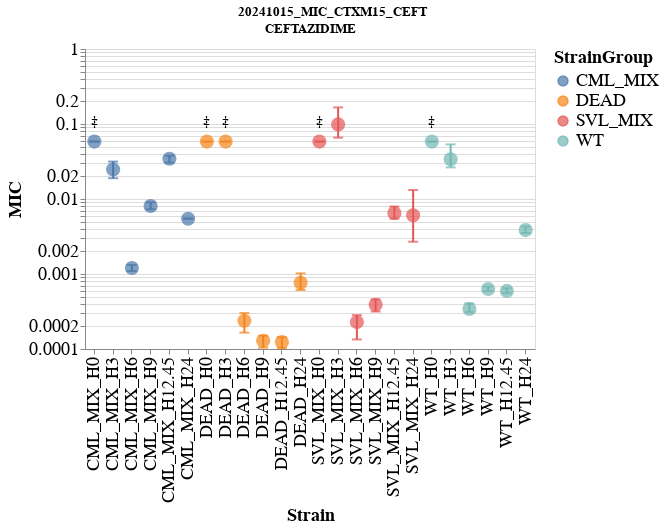

Notebook code for this chart:
### Markdown cell above
### MIC combined plot

### Code cell
final_chart = alt.hconcat()
for drug in sorted(growth_features['Antibiotic'].unique()):
    filtered_growth_features = growth_features[cols_to_export]
    filtered_growth_features = filtered_growth_features.query(f'Antibiotic == "{drug}" & Status == "PASS"')
    filtered_growth_features['StrainGroup'] = filtered_growth_features['Strain'].str.extract(r'^(.*)_[^_]*$')
    filtered_growth_features['Timepoint'] = filtered_growth_features['Strain'].str.extract(r'[hH]([-+]?\d*\.\d+|[-+]?\d+\.?\d*)$').astype(float)
    filtered_growth_features.sort_values(by=['StrainGroup', 'Timepoint'], inplace=True)
    strain_order = filtered_growth_features['Strain'].unique().tolist()

    base = alt.Chart(filtered_growth_features).encode(
        x=alt.X('Strain', sort=strain_order),
    ).properties(width=450, height=300)

    ic50 = base.mark_point(filled=True, size=200).encode(
        y=alt.Y('MIC:Q', scale=alt.Scale(type="log")),
        color='StrainGroup'
    )

    error_bars = base.mark_errorbar(ticks=True, size=10, thickness=2).encode(
        alt.Y("MIC_ci_lower:Q", scale=alt.Scale(type="log")).title('MIC'),
        alt.Y2("MIC_ci_upper:Q"),
        color='StrainGroup'
    )

    # Create a dagger symbol on the bars with insufficient_drug flag is true
    dagger = base.mark_text(align='center', baseline='middle', fontSize=14, color='black', fontWeight='bold', dy=-20, dx=0).encode(
        y=alt.Y('MIC:Q'),
        text=alt.condition(
            alt.datum.insufficient_drug, if_true=alt.value("‡"), if_false=alt.value("")
            )
    )

    layered_chart = alt.layer(ic50, error_bars, dagger).properties(title=drug)

    final_chart |= layered_chart
final_chart = final_chart.resolve_scale(y='independent').configure_axis(
    labelFontSize=18,
    titleFontSize=18,
).configure_title(
    fontSize=18,
    anchor='middle',
).configure_legend(
    titleFontSize=18,
    labelFontSize=18,
)

# set final chart title to experiment name, make it centered
final_chart.title = select_exp
final_chart = final_chart.configure_title(anchor='middle')
final_chart.show()

### Figure 1 — Vega-Lite specification as saved in the notebook (floating-point values rounded to 4 significant figures)
{"config": {"view": {"continuousWidth": 300, "continuousHeight": 300}, "axis": {"labelFontSize": 18, "titleFontSize": 18}, "legend": {"labelFontSize": 18, "titleFontSize": 18}, "title": {"anchor": "middle"}}, "hconcat": [{"layer": [{"mark": {"type": "point", "filled": true, "size": 200}, "encoding": {"color": {"field": "StrainGroup", "type": "nominal"}, "x": {"field": "Strain", "sort": ["CML_MIX_H0", "CML_MIX_H3", "CML_MIX_H6", "CML_MIX_H9", "CML_MIX_H12.45", "CML_MIX_H24", "DEAD_H0", "DEAD_H3", "DEAD_H6", "DEAD_H9", "DEAD_H12.45", "DEAD_H24", "SVL_MIX_H0", "SVL_MIX_H3", "SVL_MIX_H6", "SVL_MIX_H9", "SVL_MIX_H12.45", "SVL_MIX_H24", "WT_H0", "WT_H3", "WT_H6", "WT_H9", "WT_H12.45", "WT_H24"], "type": "nominal"}, "y": {"field": "MIC", "scale": {"type": "log"}, "type": "quantitative"}}}, {"mark": {"type": "errorbar", "size": 10, "thickness": 2, "ticks": true}, "encoding": {"color": {"field": "StrainGroup", "type": "nominal"}, "x": {"field": "Strain", "sort": ["CML_MIX_H0", "CML_MIX_H3", "CML_MIX_H6", "CML_MIX_H9", "CML_MIX_H12.45", "CML_MIX_H24", "DEAD_H0", "DEAD_H3", "DEAD_H6", "DEAD_H9", "DEAD_H12.45", "DEAD_H24", "SVL_MIX_H0", "SVL_MIX_H3", "SVL_MIX_H6", "SVL_MIX_H9", "SVL_MIX_H12.45", "SVL_MIX_H24", "WT_H0", "WT_H3", "WT_H6", "WT_H9", "WT_H12.45", "WT_H24"], "type": "nominal"}, "y": {"field": "MIC_ci_lower", "scale": {"type": "log"}, "title": "MIC", "type": "quantitative"}, "y2": {"field": "MIC_ci_upper"}}}, {"mark": {"type": "text", "align": "center", "baseline": "middle", "color": "black", "dx": 0, "dy": -20, "fontSize": 14, "fontWeight": "bold"}, "encoding": {"text": {"condition": {"test": "datum.insufficient_drug", "value": "‡"}, "value": ""}, "x": {"field": "Strain", "sort": ["CML_MIX_H0", "CML_MIX_H3", "CML_MIX_H6", "CML_MIX_H9", "CML_MIX_H12.45", "CML_MIX_H24", "DEAD_H0", "DEAD_H3", "DEAD_H6", "DEAD_H9", "DEAD_H12.45", "DEAD_H24", "SVL_MIX_H0", "SVL_MIX_H3", "SVL_MIX_H6", "SVL_MIX_H9", "SVL_MIX_H12.45", "SVL_MIX_H24", "WT_H0", "WT_H3", "WT_H6", "WT_H9", "WT_H12.45", "WT_H24"], "type": "nominal"}, "y": {"field": "MIC", "type": "quantitative"}}}], "height": 300, "title": "CEFTAZIDIME", "width": 450}], "data": {"name": "data-52a344f43f55250faa6e5a783a977256"}, "resolve": {"scale": {"y": "independent"}}, "title": "20241015_MIC_CTXM15_CEFT", "$schema": "https://vega.github.io/schema/vega-lite/v5.20.1.json", "datasets": {"data-52a344f43f55250faa6e5a783a977256": [{"Strain": "CML_MIX_H0", "Antibiotic": "CEFTAZIDIME", "Status": "PASS", "IC50": 0.05833, "IC50_ci_lower": 0.05833, "IC50_ci_upper": 0.05833, "MIC": 0.05833, "MIC_ci_lower": 0.05833, "MIC_ci_upper": 0.05833, "insufficient_drug": true, "StrainGroup": "CML_MIX", "Timepoint": 0.0}, {"Strain": "CML_MIX_H3", "Antibiotic": "CEFTAZIDIME", "Status": "PASS", "IC50": 0.0009911, "IC50_ci_lower": 0.0008493, "IC50_ci_upper": 0.001143, "MIC": 0.02479, "MIC_ci_lower": 0.01895, "MIC_ci_upper": 0.03154, "insufficient_drug": false, "StrainGroup": "CML_MIX", "Timepoint": 3.0}, {"Strain": "CML_MIX_H6", "Antibiotic": "CEFTAZIDIME", "Status": "PASS", "IC50": 0.0002008, "IC50_ci_lower": 0.0001944, "IC50_ci_upper": 0.0002069, "MIC": 0.001203, "MIC_ci_lower": 0.001095, "MIC_ci_upper": 0.001319, "insufficient_drug": false, "StrainGroup": "CML_MIX", "Timepoint": 6.0}, {"Strain": "CML_MIX_H9", "Antibiotic": "CEFTAZIDIME", "Status": "PASS", "IC50": 0.0004729, "IC50_ci_lower": 0.0004465, "IC50_ci_upper": 0.0005019, "MIC": 0.00807, "MIC_ci_lower": 0.007296, "MIC_ci_upper": 0.009033, "insufficient_drug": false, "StrainGroup": "CML_MIX", "Timepoint": 9.0}, {"Strain": "CML_MIX_H12.45", "Antibiotic": "CEFTAZIDIME", "Status": "PASS", "IC50": 0.001593, "IC50_ci_lower": 0.001497, "IC50_ci_upper": 0.001681, "MIC": 0.03436, "MIC_ci_lower": 0.0306, "MIC_ci_upper": 0.03774, "insufficient_drug": false, "StrainGroup": "CML_MIX", "Timepoint": 12.45}, {"Strain": "CML_MIX_H24", "Antibiotic": "CEFTAZIDIME", "Status": "PASS", "IC50": 0.004, "IC50_ci_lower": 0.003888, "IC50_ci_upper": 0.004175, "MIC": 0.005452, "MIC_ci_lower": 0.005436, "MIC_ci_upper": 0.005495, "insufficient_drug": false, "StrainGroup": "CML_MIX", "Timepoint": 24.0}, {"Strain": "DEAD_H0", "Antibiotic": "CEFTAZIDIME", "Status": "PASS", "IC50": 0.05833, "IC50_ci_lower": 0.05833, "IC50_ci_upper": 0.05833, "MIC": 0.05833, "MIC_ci_lower": 0.05833, "MIC_ci_upper": 0.05833, "insufficient_drug": true, "StrainGroup": "DEAD", "Timepoint": 0.0}, {"Strain": "DEAD_H3", "Antibiotic": "CEFTAZIDIME", "Status": "PASS", "IC50": 0.05833, "IC50_ci_lower": 0.05833, "IC50_ci_upper": 0.05833, "MIC": 0.05833, "MIC_ci_lower": 0.05833, "MIC_ci_upper": 0.05833, "insufficient_drug": true, "StrainGroup": "DEAD", "Timepoint": 3.0}, {"Strain": "DEAD_H6", "Antibiotic": "CEFTAZIDIME", "Status": "PASS", "IC50": 0.0001056, "IC50_ci_lower": 9.596e-05, "IC50_ci_upper": 0.0001109, "MIC": 0.0002383, "MIC_ci_lower": 0.0001653, "MIC_ci_upper": 0.0003013, "insufficient_drug": false, "StrainGroup": "DEAD", "Timepoint": 6.0}, {"Strain": "DEAD_H9", "Antibiotic": "CEFTAZIDIME", "Status": "PASS", "IC50": 8.884e-05, "IC50_ci_lower": 8.501e-05, "IC50_ci_upper": 9.565e-05, "MIC": 0.0001286, "MIC_ci_lower": 0.0001042, "MIC_ci_upper": 0.0001505, "insufficient_drug": false, "StrainGroup": "DEAD", "Timepoint": 9.0}, {"Strain": "DEAD_H12.45", "Antibiotic": "CEFTAZIDIME", "Status": "PASS", "IC50": 8.541e-05, "IC50_ci_lower": 7.888e-05, "IC50_ci_upper": 9.489e-05, "MIC": 0.0001239, "MIC_ci_lower": 0.0001029, "MIC_ci_upper": 0.0001437, "insufficient_drug": false, "StrainGroup": "DEAD", "Timepoint": 12.45}, {"Strain": "DEAD_H24", "Antibiotic": "CEFTAZIDIME", "Status": "PASS", "IC50": 0.0001371, "IC50_ci_lower": 0.0001123, "IC50_ci_upper": 0.0001597, "MIC": 0.0007643, "MIC_ci_lower": 0.000611, "MIC_ci_upper": 0.00102, "insufficient_drug": false, "StrainGroup": "DEAD", "Timepoint": 24.0}, {"Strain": "SVL_MIX_H0", "Antibiotic": "CEFTAZIDIME", "Status": "PASS", "IC50": 0.05833, "IC50_ci_lower": 0.05833, "IC50_ci_upper": 0.05833, "MIC": 0.05833, "MIC_ci_lower": 0.05833, "MIC_ci_upper": 0.05833, "insufficient_drug": true, "StrainGroup": "SVL_MIX", "Timepoint": 0.0}, {"Strain": "SVL_MIX_H3", "Antibiotic": "CEFTAZIDIME", "Status": "PASS", "IC50": 0.001847, "IC50_ci_lower": 0.001557, "IC50_ci_upper": 0.002151, "MIC": 0.09882, "MIC_ci_lower": 0.06575, "MIC_ci_upper": 0.1664, "insufficient_drug": false, "StrainGroup": "SVL_MIX", "Timepoint": 3.0}, {"Strain": "SVL_MIX_H6", "Antibiotic": "CEFTAZIDIME", "Status": "PASS", "IC50": 0.0001083, "IC50_ci_lower": 9.351e-05, "IC50_ci_upper": 0.0001201, "MIC": 0.0002283, "MIC_ci_lower": 0.0001341, "MIC_ci_upper": 0.000283, "insufficient_drug": false, "StrainGroup": "SVL_MIX", "Timepoint": 6.0}, {"Strain": "SVL_MIX_H9", "Antibiotic": "CEFTAZIDIME", "Status": "PASS", "IC50": 0.0001151, "IC50_ci_lower": 0.0001063, "IC50_ci_upper": 0.0001244, "MIC": 0.0003885, "MIC_ci_lower": 0.0003161, "MIC_ci_upper": 0.0004582, "insufficient_drug": false, "StrainGroup": "SVL_MIX", "Timepoint": 9.0}, {"Strain": "SVL_MIX_H12.45", "Antibiotic": "CEFTAZIDIME", "Status": "PASS", "IC50": 0.0003441, "IC50_ci_lower": 0.0003172, "IC50_ci_upper": 0.0003719, "MIC": 0.00651, "MIC_ci_lower": 0.00546, "MIC_ci_upper": 0.00795, "insufficient_drug": false, "StrainGroup": "SVL_MIX", "Timepoint": 12.45}, {"Strain": "SVL_MIX_H24", "Antibiotic": "CEFTAZIDIME", "Status": "PASS", "IC50": 0.002413, "IC50_ci_lower": 0.001689, "IC50_ci_upper": 0.003948, "MIC": 0.006062, "MIC_ci_lower": 0.002692, "MIC_ci_upper": 0.01318, "insufficient_drug": false, "StrainGroup": "SVL_MIX", "Timepoint": 24.0}, {"Strain": "WT_H0", "Antibiotic": "CEFTAZIDIME", "Status": "PASS", "IC50": 0.05833, "IC50_ci_lower": 0.05833, "IC50_ci_upper": 0.05833, "MIC": 0.05833, "MIC_ci_lower": 0.05833, "MIC_ci_upper": 0.05833, "insufficient_drug": true, "StrainGroup": "WT", "Timepoint": 0.0}, {"Strain": "WT_H3", "Antibiotic": "CEFTAZIDIME", "Status": "PASS", "IC50": 0.007814, "IC50_ci_lower": 0.007266, "IC50_ci_upper": 0.008434, "MIC": 0.03382, "MIC_ci_lower": 0.02642, "MIC_ci_upper": 0.05346, "insufficient_drug": false, "StrainGroup": "WT", "Timepoint": 3.0}, {"Strain": "WT_H6", "Antibiotic": "CEFTAZIDIME", "Status": "PASS", "IC50": 0.0001523, "IC50_ci_lower": 0.000149, "IC50_ci_upper": 0.0001549, "MIC": 0.0003415, "MIC_ci_lower": 0.0003121, "MIC_ci_upper": 0.0004055, "insufficient_drug": false, "StrainGroup": "WT", "Timepoint": 6.0}, {"Strain": "WT_H9", "Antibiotic": "CEFTAZIDIME", "Status": "PASS", "IC50": 0.0001881, "IC50_ci_lower": 0.0001853, "IC50_ci_upper": 0.0001915, "MIC": 0.0006316, "MIC_ci_lower": 0.0005948, "MIC_ci_upper": 0.0006794, "insufficient_drug": false, "StrainGroup": "WT", "Timepoint": 9.0}, {"Strain": "WT_H12.45", "Antibiotic": "CEFTAZIDIME", "Status": "PASS", "IC50": 0.0002267, "IC50_ci_lower": 0.0002199, "IC50_ci_upper": 0.0002327, "MIC": 0.0005945, "MIC_ci_lower": 0.0005543, "MIC_ci_upper": 0.0006463, "insufficient_drug": false, "StrainGroup": "WT", "Timepoint": 12.45}, {"Strain": "WT_H24", "Antibiotic": "CEFTAZIDIME", "Status": "PASS", "IC50": 0.0005173, "IC50_ci_lower": 0.0004926, "IC50_ci_upper": 0.0005503, "MIC": 0.003851, "MIC_ci_lower": 0.003517, "MIC_ci_upper": 0.004298, "insufficient_drug": false, "StrainGroup": "WT", "Timepoint": 24.0}]}}
